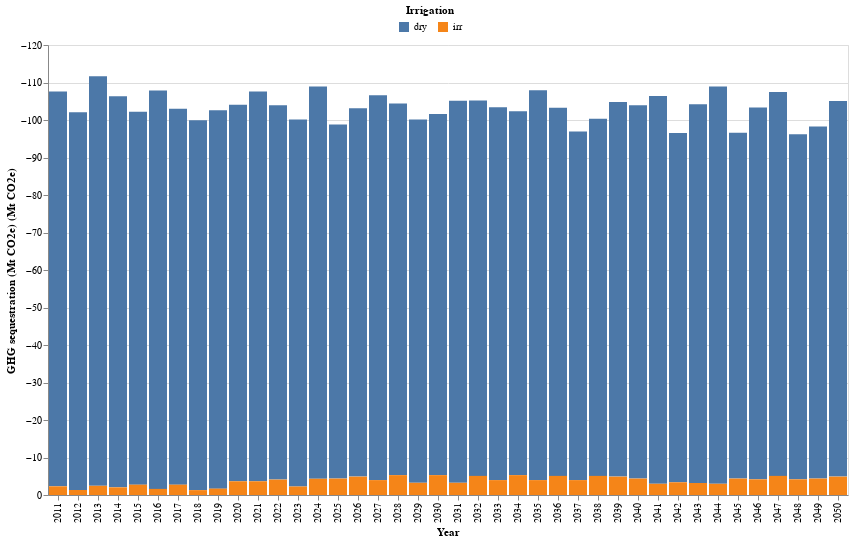

The cell this chart's notebook holds for it:
### Markdown cell above
#### 2-2) Sequestrations by dry/irr -- stack columns

### Code cell
# get the df and plot
GHG_non_ag_dry_irr_df,GHG_non_ag_dry_irr_plot = non_ag_lucc_GHG.plot_GHG_dry_irr()
GHG_non_ag_dry_irr_plot

### Figure 1 — Vega-Lite specification as saved in the notebook (floating-point values rounded to 4 significant figures)
{"config": {"view": {"continuousWidth": 300, "continuousHeight": 300}}, "layer": [{"mark": {"type": "bar"}, "encoding": {"color": {"field": "Irrigation", "legend": {"direction": "horizontal", "legendX": 350, "legendY": -40, "orient": "none", "title": "Irrigation", "titleAnchor": "middle"}, "type": "nominal"}, "tooltip": [{"field": "Irrigation", "title": "Irrigation", "type": "nominal"}, {"field": "Quantity (Mt CO2e)", "title": "GHG sequestration (Mt CO2e)", "type": "quantitative"}], "x": {"axis": {"labelAngle": -90, "title": "Year"}, "field": "Year", "type": "ordinal"}, "y": {"field": "Quantity (Mt CO2e)", "scale": {"reverse": true}, "title": "GHG sequestration (Mt CO2e) (Mt CO2e)", "type": "quantitative"}}}], "data": {"name": "data-30e7f5192b6a9abfc06df0b67e923e6e"}, "height": 450, "width": 800, "$schema": "https://vega.github.io/schema/vega-lite/v5.15.1.json", "datasets": {"data-30e7f5192b6a9abfc06df0b67e923e6e": [{"Year": 2011, "Irrigation": "dry", "Quantity (Mt CO2e)": -105.3}, {"Year": 2011, "Irrigation": "irr", "Quantity (Mt CO2e)": -2.317}, {"Year": 2012, "Irrigation": "dry", "Quantity (Mt CO2e)": -100.7}, {"Year": 2012, "Irrigation": "irr", "Quantity (Mt CO2e)": -1.327}, {"Year": 2013, "Irrigation": "dry", "Quantity (Mt CO2e)": -109.2}, {"Year": 2013, "Irrigation": "irr", "Quantity (Mt CO2e)": -2.45}, {"Year": 2014, "Irrigation": "dry", "Quantity (Mt CO2e)": -104.3}, {"Year": 2014, "Irrigation": "irr", "Quantity (Mt CO2e)": -2.046}, {"Year": 2015, "Irrigation": "dry", "Quantity (Mt CO2e)": -99.45}, {"Year": 2015, "Irrigation": "irr", "Quantity (Mt CO2e)": -2.754}, {"Year": 2016, "Irrigation": "dry", "Quantity (Mt CO2e)": -106.3}, {"Year": 2016, "Irrigation": "irr", "Quantity (Mt CO2e)": -1.631}, {"Year": 2017, "Irrigation": "dry", "Quantity (Mt CO2e)": -100.3}, {"Year": 2017, "Irrigation": "irr", "Quantity (Mt CO2e)": -2.754}, {"Year": 2018, "Irrigation": "dry", "Quantity (Mt CO2e)": -98.61}, {"Year": 2018, "Irrigation": "irr", "Quantity (Mt CO2e)": -1.305}, {"Year": 2019, "Irrigation": "dry", "Quantity (Mt CO2e)": -100.9}, {"Year": 2019, "Irrigation": "irr", "Quantity (Mt CO2e)": -1.699}, {"Year": 2020, "Irrigation": "dry", "Quantity (Mt CO2e)": -100.4}, {"Year": 2020, "Irrigation": "irr", "Quantity (Mt CO2e)": -3.661}, {"Year": 2021, "Irrigation": "dry", "Quantity (Mt CO2e)": -103.9}, {"Year": 2021, "Irrigation": "irr", "Quantity (Mt CO2e)": -3.661}, {"Year": 2022, "Irrigation": "dry", "Quantity (Mt CO2e)": -99.83}, {"Year": 2022, "Irrigation": "irr", "Quantity (Mt CO2e)": -4.111}, {"Year": 2023, "Irrigation": "dry", "Quantity (Mt CO2e)": -97.9}, {"Year": 2023, "Irrigation": "irr", "Quantity (Mt CO2e)": -2.269}, {"Year": 2024, "Irrigation": "dry", "Quantity (Mt CO2e)": -104.6}, {"Year": 2024, "Irrigation": "irr", "Quantity (Mt CO2e)": -4.329}, {"Year": 2025, "Irrigation": "dry", "Quantity (Mt CO2e)": -94.41}, {"Year": 2025, "Irrigation": "irr", "Quantity (Mt CO2e)": -4.379}, {"Year": 2026, "Irrigation": "dry", "Quantity (Mt CO2e)": -98.2}, {"Year": 2026, "Irrigation": "irr", "Quantity (Mt CO2e)": -4.901}, {"Year": 2027, "Irrigation": "dry", "Quantity (Mt CO2e)": -102.6}, {"Year": 2027, "Irrigation": "irr", "Quantity (Mt CO2e)": -3.975}, {"Year": 2028, "Irrigation": "dry", "Quantity (Mt CO2e)": -99.07}, {"Year": 2028, "Irrigation": "irr", "Quantity (Mt CO2e)": -5.305}, {"Year": 2029, "Irrigation": "dry", "Quantity (Mt CO2e)": -96.9}, {"Year": 2029, "Irrigation": "irr", "Quantity (Mt CO2e)": -3.256}, {"Year": 2030, "Irrigation": "dry", "Quantity (Mt CO2e)": -96.27}, {"Year": 2030, "Irrigation": "irr", "Quantity (Mt CO2e)": -5.305}, {"Year": 2031, "Irrigation": "dry", "Quantity (Mt CO2e)": -101.9}, {"Year": 2031, "Irrigation": "irr", "Quantity (Mt CO2e)": -3.256}, {"Year": 2032, "Irrigation": "dry", "Quantity (Mt CO2e)": -100.1}, {"Year": 2032, "Irrigation": "irr", "Quantity (Mt CO2e)": -5.098}, {"Year": 2033, "Irrigation": "dry", "Quantity (Mt CO2e)": -99.43}, {"Year": 2033, "Irrigation": "irr", "Quantity (Mt CO2e)": -3.975}, {"Year": 2034, "Irrigation": "dry", "Quantity (Mt CO2e)": -97.03}, {"Year": 2034, "Irrigation": "irr", "Quantity (Mt CO2e)": -5.305}, {"Year": 2035, "Irrigation": "dry", "Quantity (Mt CO2e)": -104.0}, {"Year": 2035, "Irrigation": "irr", "Quantity (Mt CO2e)": -3.975}, {"Year": 2036, "Irrigation": "dry", "Quantity (Mt CO2e)": -98.2}, {"Year": 2036, "Irrigation": "irr", "Quantity (Mt CO2e)": -5.098}, {"Year": 2037, "Irrigation": "dry", "Quantity (Mt CO2e)": -92.96}, {"Year": 2037, "Irrigation": "irr", "Quantity (Mt CO2e)": -3.975}, {"Year": 2038, "Irrigation": "dry", "Quantity (Mt CO2e)": -95.22}, {"Year": 2038, "Irrigation": "irr", "Quantity (Mt CO2e)": -5.098}, {"Year": 2039, "Irrigation": "dry", "Quantity (Mt CO2e)": -99.87}, {"Year": 2039, "Irrigation": "irr", "Quantity (Mt CO2e)": -4.901}, {"Year": 2040, "Irrigation": "dry", "Quantity (Mt CO2e)": -99.55}, {"Year": 2040, "Irrigation": "irr", "Quantity (Mt CO2e)": -4.379}, {"Year": 2041, "Irrigation": "dry", "Quantity (Mt CO2e)": -103.4}, {"Year": 2041, "Irrigation": "irr", "Quantity (Mt CO2e)": -2.988}, {"Year": 2042, "Irrigation": "dry", "Quantity (Mt CO2e)": -93.11}, {"Year": 2042, "Irrigation": "irr", "Quantity (Mt CO2e)": -3.392}, {"Year": 2043, "Irrigation": "dry", "Quantity (Mt CO2e)": -101.0}, {"Year": 2043, "Irrigation": "irr", "Quantity (Mt CO2e)": -3.195}, {"Year": 2044, "Irrigation": "dry", "Quantity (Mt CO2e)": -106.0}, {"Year": 2044, "Irrigation": "irr", "Quantity (Mt CO2e)": -2.988}, {"Year": 2045, "Irrigation": "dry", "Quantity (Mt CO2e)": -92.19}, {"Year": 2045, "Irrigation": "irr", "Quantity (Mt CO2e)": -4.379}, {"Year": 2046, "Irrigation": "dry", "Quantity (Mt CO2e)": -99.17}, {"Year": 2046, "Irrigation": "irr", "Quantity (Mt CO2e)": -4.182}, {"Year": 2047, "Irrigation": "dry", "Quantity (Mt CO2e)": -102.4}, {"Year": 2047, "Irrigation": "irr", "Quantity (Mt CO2e)": -5.098}, {"Year": 2048, "Irrigation": "dry", "Quantity (Mt CO2e)": -92.05}, {"Year": 2048, "Irrigation": "irr", "Quantity (Mt CO2e)": -4.182}, {"Year": 2049, "Irrigation": "dry", "Quantity (Mt CO2e)": -93.86}, {"Year": 2049, "Irrigation": "irr", "Quantity (Mt CO2e)": -4.379}, {"Year": 2050, "Irrigation": "dry", "Quantity (Mt CO2e)": -100.2}, {"Year": 2050, "Irrigation": "irr", "Quantity (Mt CO2e)": -4.901}]}}
